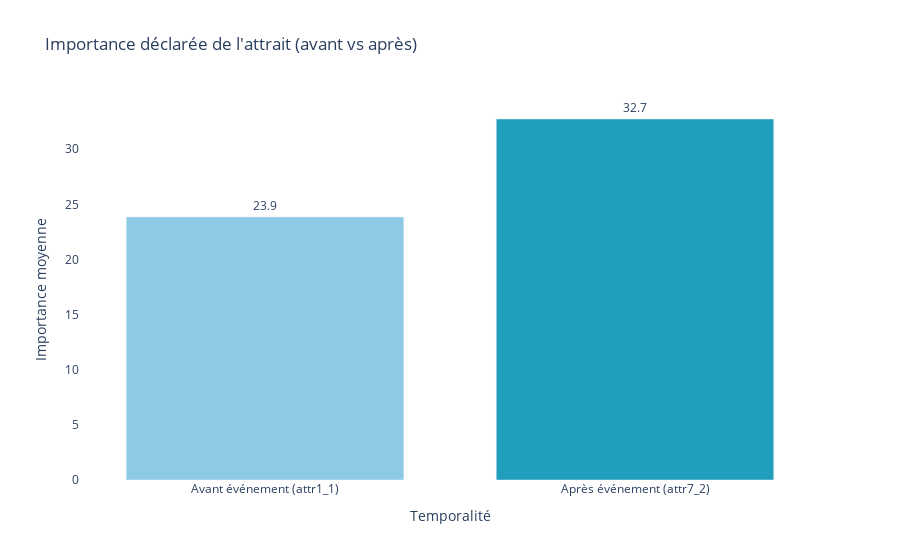

Notebook cell for this chart:
### Code cell
# Bar chart des importances déclarées
declared_df = pd.DataFrame(list(declared_means.items()), columns=["Temporalité", "Importance moyenne"])

fig1 = px.bar(
    declared_df,
    x="Temporalité", y="Importance moyenne",
    text="Importance moyenne",
    labels={"Temporalité":"Temporalité", "Importance moyenne":"Importance moyenne"},
    title="Importance déclarée de l'attrait (avant vs après)"
)
fig1.update_traces(texttemplate="%{text:.1f}", textposition="outside", marker_color=["#8ecae6","#219ebc"])
fig1.update_layout(
    plot_bgcolor="white",
    xaxis_categoryorder="array",
    bargap=0.25
)
fig1.show()

### Figure 1 — Plotly figure (JSON) as saved in the notebook; plotly's stock layout.template omitted (floating-point values rounded to 4 significant figures)
{"data": [{"alignmentgroup": "True", "hovertemplate": "Temporalité=%{x}<br>Importance moyenne=%{text}<extra></extra>", "legendgroup": "", "marker": {"color": ["#8ecae6", "#219ebc"], "pattern": {"shape": ""}}, "name": "", "offsetgroup": "", "orientation": "v", "showlegend": false, "text": [23.85, 32.74], "textposition": "outside", "texttemplate": "%{text:.1f}", "type": "bar", "x": ["Avant événement (attr1_1)", "Après événement (attr7_2)"], "xaxis": "x", "y": [23.85, 32.74], "yaxis": "y"}], "layout": {"bargap": 0.25, "barmode": "relative", "legend": {"tracegroupgap": 0}, "plot_bgcolor": "white", "title": {"text": "Importance déclarée de l'attrait (avant vs après)"}, "xaxis": {"anchor": "y", "categoryorder": "array", "domain": [0, 1], "title": {"text": "Temporalité"}}, "yaxis": {"anchor": "x", "domain": [0, 1], "title": {"text": "Importance moyenne"}}}}
